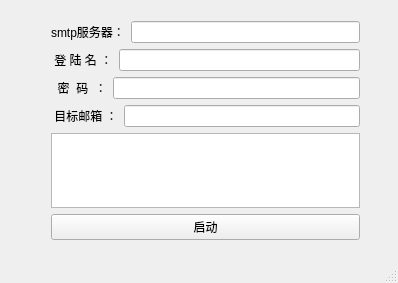
<?xml version="1.0" encoding="UTF-8"?>
<ui version="4.0">
 <class>MainWindow</class>
 <widget class="QMainWindow" name="MainWindow">
  <property name="geometry">
   <rect>
    <x>0</x>
    <y>0</y>
    <width>398</width>
    <height>283</height>
   </rect>
  </property>
  <property name="windowTitle">
   <string>MainWindow</string>
  </property>
  <widget class="QWidget" name="centralWidget">
   <widget class="QWidget" name="layoutWidget">
    <property name="geometry">
     <rect>
      <x>40</x>
      <y>10</y>
      <width>331</width>
      <height>241</height>
     </rect>
    </property>
    <layout class="QVBoxLayout" name="verticalLayout">
     <item>
      <layout class="QHBoxLayout" name="horizontalLayout">
       <item>
        <widget class="QLabel" name="label">
         <property name="text">
          <string>smtp服务器：</string>
         </property>
        </widget>
       </item>
       <item>
        <widget class="QLineEdit" name="lineEditSMTP">
         <property name="text">
          <string/>
         </property>
        </widget>
       </item>
      </layout>
     </item>
     <item>
      <layout class="QHBoxLayout" name="horizontalLayout_2">
       <item>
        <widget class="QLabel" name="label_2">
         <property name="text">
          <string> 登 陆 名 ：</string>
         </property>
        </widget>
       </item>
       <item>
        <widget class="QLineEdit" name="lineEditUserName">
         <property name="text">
          <string/>
         </property>
        </widget>
       </item>
      </layout>
     </item>
     <item>
      <layout class="QHBoxLayout" name="horizontalLayout_3">
       <item>
        <widget class="QLabel" name="label_3">
         <property name="text">
          <string>  密  码  ：</string>
         </property>
        </widget>
       </item>
       <item>
        <widget class="QLineEdit" name="lineEditPassword">
         <property name="text">
          <string/>
         </property>
         <property name="echoMode">
          <enum>QLineEdit::Password</enum>
         </property>
        </widget>
       </item>
      </layout>
     </item>
     <item>
      <layout class="QHBoxLayout" name="horizontalLayout_4">
       <item>
        <widget class="QLabel" name="label_4">
         <property name="text">
          <string> 目标邮箱 ：</string>
         </property>
        </widget>
       </item>
       <item>
        <widget class="QLineEdit" name="lineEditDestination">
         <property name="text">
          <string/>
         </property>
        </widget>
       </item>
      </layout>
     </item>
     <item>
      <widget class="QTextBrowser" name="textBrowser"/>
     </item>
     <item>
      <widget class="QPushButton" name="pushButtonStart">
       <property name="text">
        <string>启动</string>
       </property>
      </widget>
     </item>
    </layout>
   </widget>
  </widget>
  <widget class="QStatusBar" name="statusBar"/>
 </widget>
 <layoutdefault spacing="6" margin="11"/>
 <resources/>
 <connections/>
</ui>
